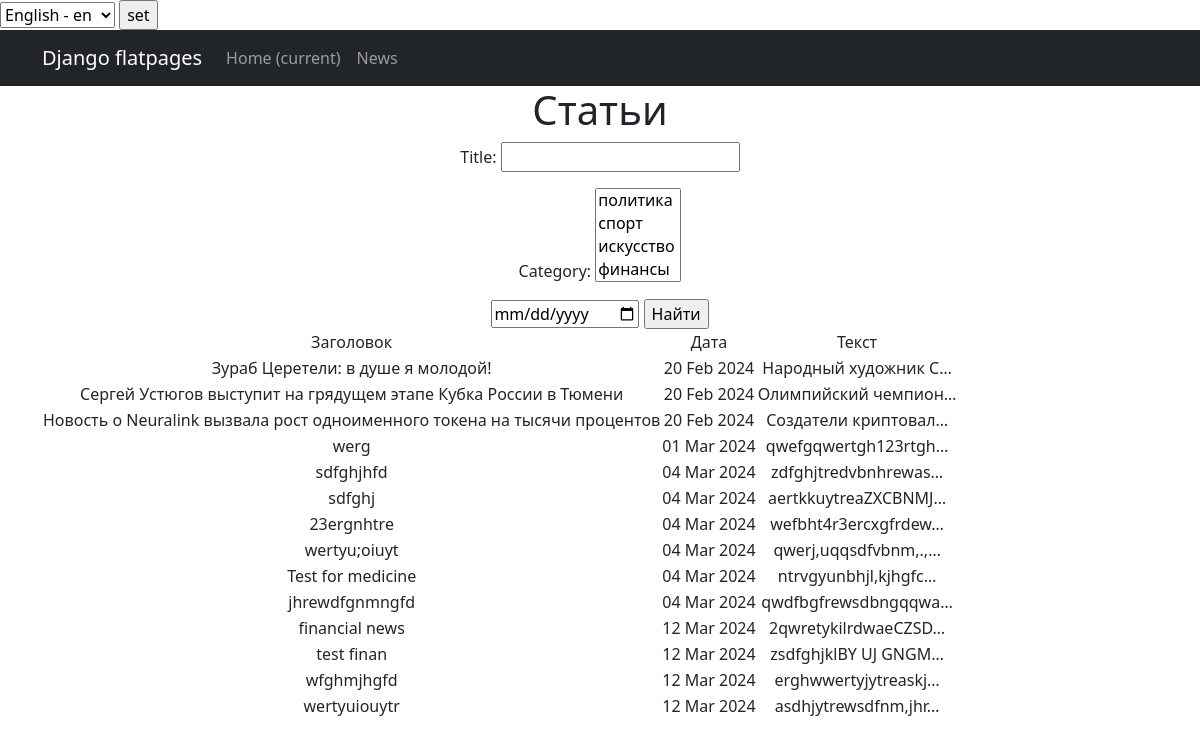
The page /news/search/ on the database as committed earlier.
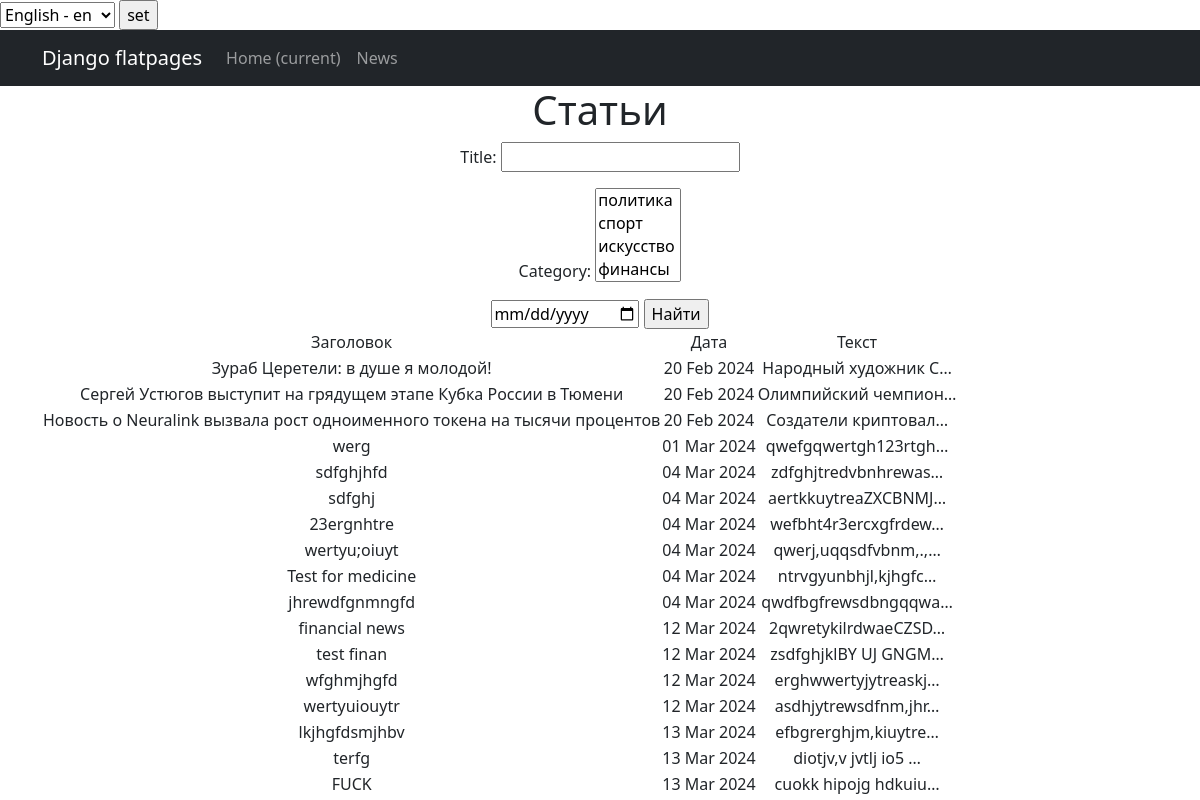
The same page on the database as committed later.
### news/models.py (models this page shows, shortened)
class Post(models.Model):
    NEWS = 'NW'
    ARTICLE = "AR"
    POSITIONS = [
        (NEWS, 'Новость'),
        (ARTICLE, 'Статья')
    ]
    author = models.ForeignKey(Author, on_delete=models.CASCADE)
    type = models.CharField(max_length=20, choices=POSITIONS, default=NEWS)
    time_in = models.DateTimeField(auto_now_add=True)
    category = models.ManyToManyField(Category, through='PostCategory')
    title = models.CharField(
        max_length=255,
        unique=True,
    )
    text = models.TextField()
    rating = models.IntegerField(default=0)

### news/views.py (the view)
# urls.py: path('search/', PostsSearch.as_view(), name='post_search'),
class PostsSearch(ListView):
    model = Post
    template_name = 'search.html'
    context_object_name = 'posts'
    def get_queryset(self):
        queryset = super().get_queryset()
        self.filterset = PostFilter(self.request.GET, queryset)
        return self.filterset.qs
    def get_context_data(self, **kwargs):
        context = super().get_context_data(**kwargs)
        context['filterset'] = self.filterset
        return context

### news/models.py (called while the page is built)
    def __str__(self):
        return self.name

### news/templatetags/custom_filters.py (called while the page is built)
@register.filter()
def censor(value):
    new_text = value.replace('редиска', 'р******')
    new_text = new_text.replace('скуф', 'ск**')
    return new_text

### templates/search.html (shortened to what this page needs)
{% extends 'flatpages/default.html' %}
{% load custom_filters %}
{% load custom_tags %}
{% block content %}
   <h1>Статьи</h1>
   <form action="" method="get">
       {{ filterset.form.as_p }}
       <input id="date_in" type="date"  />
       <input type="submit" value="Найти" />
   </form>
    {% if posts %}
        <table>
            <tr>
                <td>Заголовок</td>
                <td>Дата</td>
                <td>Текст</td>
            </tr>
            {% for post in posts %}
            <tr>
                <td>{{ post.title|censor }}</td>
                <td>{{ post.time_in|date:'d M Y' }}</td>
                <td>{{ post.text|truncatechars:20|censor }}</td>
            </tr>
            {% endfor %}
        </table>
    {% endif %}
{% endblock content %}

### templates/flatpages/default.html (shortened to what this page needs)
<!DOCTYPE html>
{% load i18n %}
<html lang="ru">
    <head>
        {% load static %}
        <link href="{% static 'css/styles.css' %}" rel="stylesheet" />
    </head>
    <body>
        <select name="language" id="">
            {% get_available_languages as LANGUAGES %}
            {% get_language_info_list for LANGUAGES as languages %}
            {% for language in languages %}
                <option value="{{ language.code }}" {% if language.code == LANGUAGE_CODE %} selected {% endif %}>
                    {{ language.name_local }} - {{ language.code }}
                </option>
            {% endfor %}
        </select>
        <input type="submit" value="set">
        <nav class="navbar navbar-expand-lg navbar-dark bg-dark static-top">
            <div class="container">
                <a class="navbar-brand" href="#">Django flatpages</a>
                <div class="collapse navbar-collapse" id="navbarResponsive">
                    <ul class="navbar-nav ml-auto">
                        <li class="nav-item active">
                            <a class="nav-link" href="#">Home
                                <span class="sr-only">(current)</span>
                            </a>
                        </li>
                        <li class="nav-item">
                            <a class="nav-link" href="/news/">News</a>
                        </li>
                    </ul>
                </div>
            </div>
        </nav>
        <div class="container">
            <div class="row">
                <div class="col-lg-12 text-center">
                    {% block content %}{% endblock content %}
                </div>
            </div>
        </div>
    </body>
</html>

Rows that differ between the two databases and show on the page:
added Post: title|censor "lkjhgfdsmjhbv", time_in "13 Mar 2024", text|censor "efbgrerghjm,kiuytre…"
added Post: title|censor "terfg", time_in "13 Mar 2024", text|censor "diotjv,v jvtlj io5 …"
added Post: title|censor "FUCK", time_in "13 Mar 2024", text|censor "cuokk hipojg hdkuiu…"
